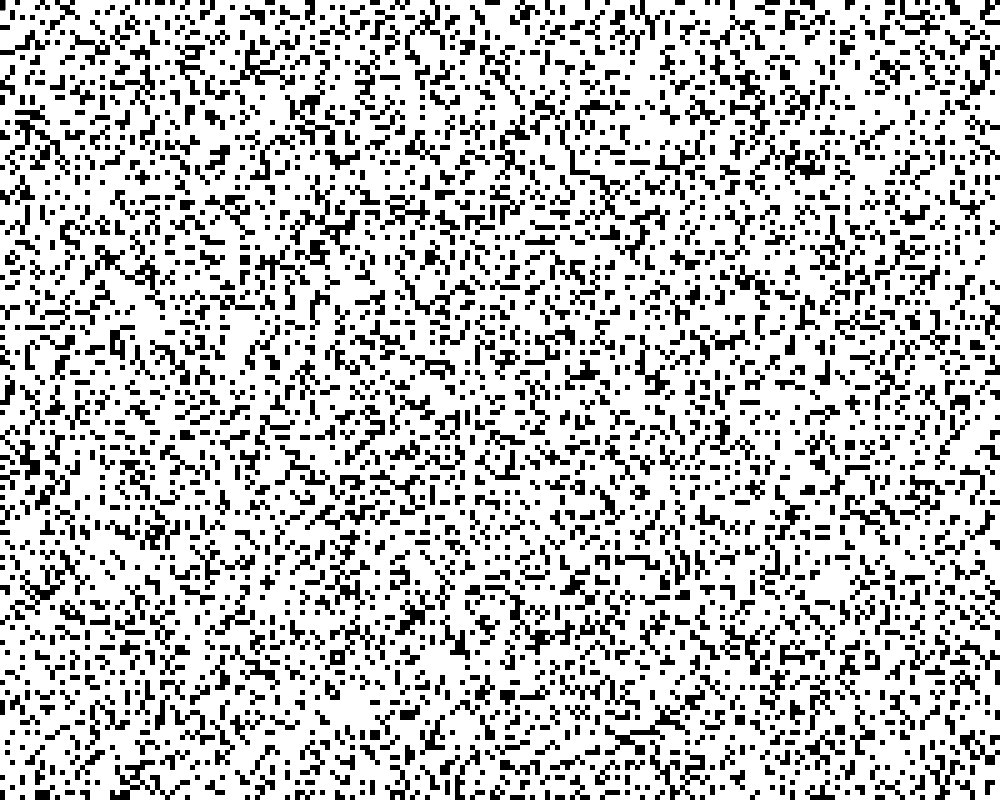
Frame 1 (no input)
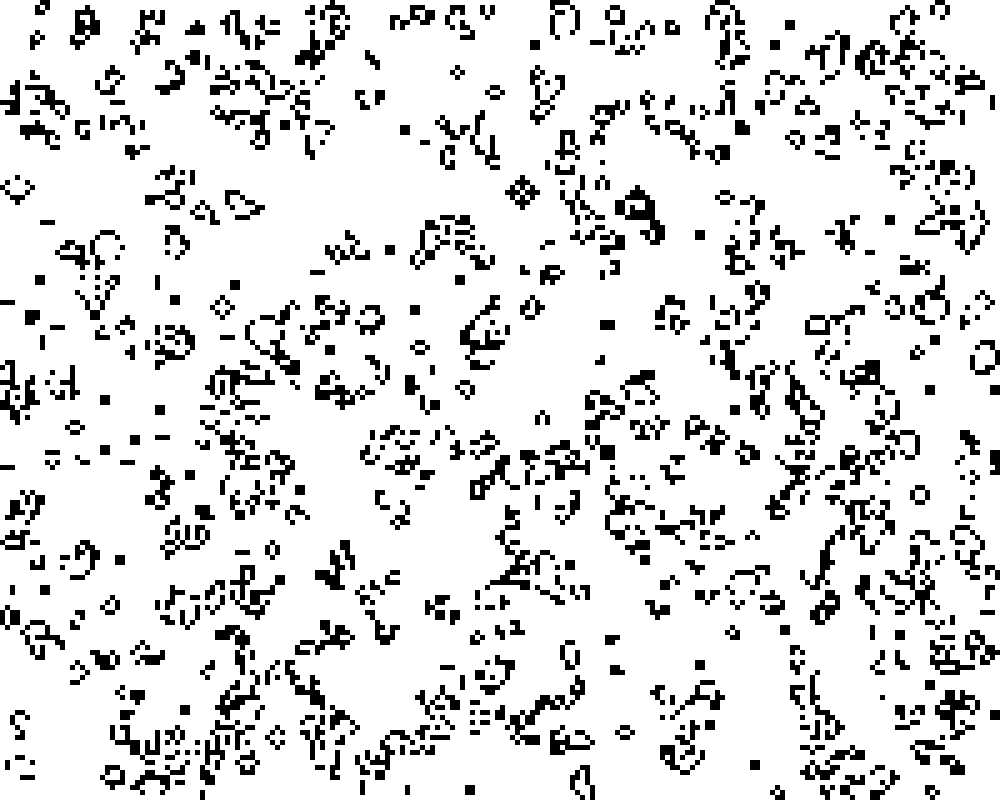
Frame 60 (no input)
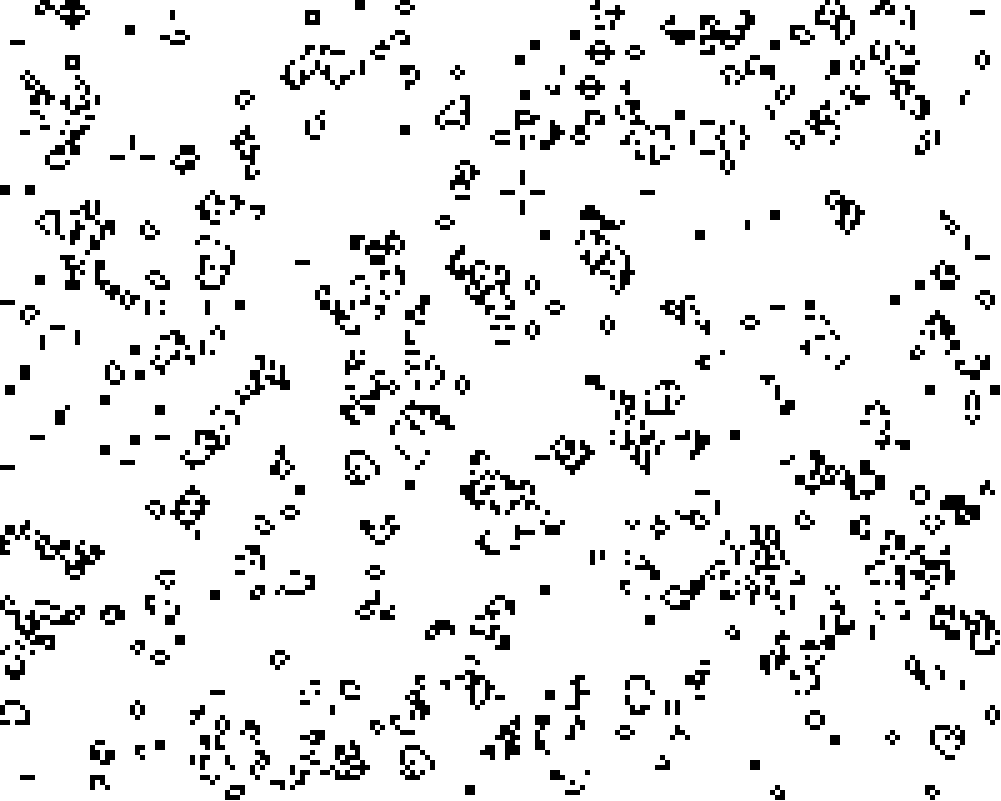
Frame 120 (the mouse pressed at the canvas centre since frame 60)

The p5.js sketch that drew these frames (run headless with seeded random() and noise() and a simulated clock; from frame 60 on, the mouse is pressed at the canvas centre):

// p5.js sketch
// ── sketch.js
let height = 800;
let width = 1000;
let currentGen;
let nextGen;
let size = 5;
let cols = Math.floor(width / size);
let rows = Math.floor(height / size);
let generationSpeed;
let cMode = false;
let check;
let span;


function setup(){
  //Create Javascript Canvas
  createCanvas(width + 1, height + 1);
  //create 2dArray for copying;
  nextGen = create2dArray(cols,rows);
  //create initial generation in 2d Array
  currentGen = populate2dArray(cols,rows);
  //Create Slider to change speed of generations
  generationSpeed = createSlider(2,45,2);
  generationSpeed.position(20, height + 10)
  //Create checkbox for coloured mode
  check = createCheckbox("Coloured",false);
  check.changed(cEvent);
  check.position(width -75, height + 10)
  check.class('tooltip');
  span = createSpan("Blue represents too few neighbours \
                     Red represents too many neighbours \
                     Green represents optimal number of neighbours");
  span.class("tooltiptext");
  span.parent(check);
}

function draw(){
  background(255);
  //Draw cells current generation
  for(let i = 0; i < cols; i++){
    for(let j = 0; j < rows; j++){
      //count neighbouring cells that are alive
      let neighbours = countNeighbours(i,j);
      //Set cells current neighbours
      currentGen[i][j].setNeighbours(neighbours);
      if(!currentGen[i][j].life){
        //if false, cell is dead coloured white
        noFill();
        noStroke();
        rect(i * size, j * size, size, size);
      }else{
        //if true, cell is alive coloured black or colour depending on colourmode selected
        let col = currentGen[i][j].setColor();
        if(!cMode) {fill(0);} else {fill(col[0],col[1],col[2]);}
        rect(i * size, j * size, size, size);
      }
    }
  }

//Calculate next generation
if(frameCount%generationSpeed.value() == 0){
  //Compute next generation
  for(let i = 0; i < cols; i++){
    for(let j = 0; j < rows; j++){
      //Decide whether cell dies or reproduces for the next generation
      nextGen[i][j].life = fate(currentGen[i][j].life, currentGen[i][j].neighbours);
      }
    }
  currentGen = nextGen;
  nextGen = create2dArray(cols,rows);
}
}




//Create 2 Dimensional Array and initialize values to true or false
function create2dArray(cols, rows){
  let arr =[];
  for(let i = 0; i < cols; i++){
    arr[i] = [];
    for(let j = 0; j < rows; j++){
      arr[i][j] = new Cell(false, i,j);
    }
  }
  return arr;
}

function populate2dArray(cols, rows){
  let arr =[];
  for(let i = 0; i < cols; i++){
    arr[i] = [];
    for(let j = 0; j < rows; j++){
      let num = Math.random();
      if(num > 0.75){
        arr[i][j] = new Cell(true,i,j);
      }else{
        arr[i][j] = new Cell(false,i,j);
      }
    }
  }
  return arr;
}

//count the number of alive neighbours of each cell
function countNeighbours(x,y){
  let num = 0;
  for(let i = -1; i <= 1; i++){
    for(let j = -1; j <= 1; j++){
      if((i != 0 || j != 0) && x + i >= 0  && x + i < currentGen.length && y + j >= 0  && y + j < currentGen[0].length  ){
        if(currentGen[x + i][y + j].life){
          num++;
        }
      }
    }
  }

  return num;
}

//decide status of cell for the next generation
function fate(alive, num){
  if(alive){
    if(num > 3 || num < 2 ){
      return false;
    }else{
      return true;
    }
  }else{
    if(num == 3){
      return true;
    }else{
      return false;
    }
  }
}

function cEvent(){
  if(this.checked()){
    cMode = true;
  }else{
    cMode = false;
  }
}














































//

// ── cell.js
class Cell{



  constructor(life,x,y){
    this.life = life;
    this.x = x;
    this.y = y;
    this.neighbours = 5;
  }

  //Set Neighbours for cells
  setNeighbours(num){
    this.neighbours = num;
  }

  //Determine and set colors for cells
  setColor(){
    if(this.neighbours < 2){
      return Cell.colours[0];
    }else if(this.neighbours > 3){
      return Cell.colours[2];
    }else{
      return Cell.colours[1];
    }
  }

}

//Colours for representing number of neighbours
/*
< 2 neighbours = Blue;
2 or 3 Neighbours = Green;
> 3 Neighbours = Red;
*/
Cell.colours = [[0,0,255],[0,255,0],[255,0,0]];
